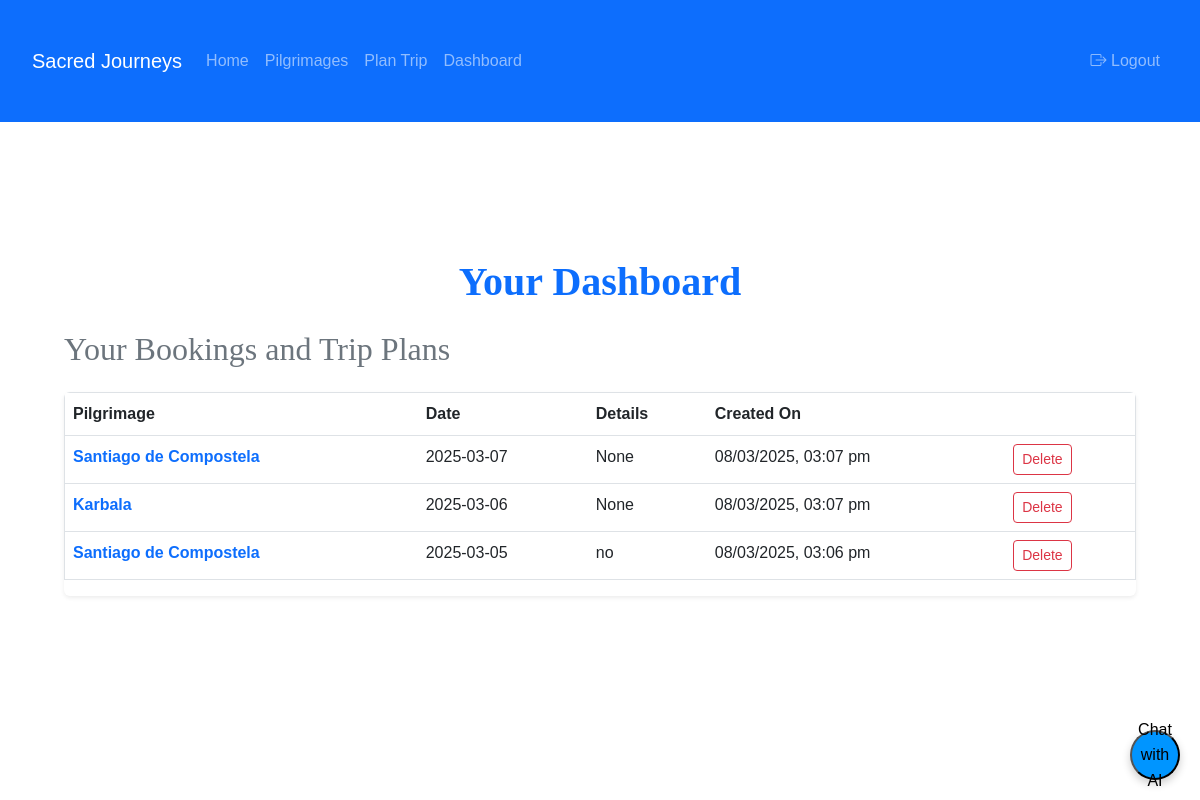
The app's page /dashboard (signed in) with its own data.
### models.py (models this page shows)
class Booking(db.Model):
    id = db.Column(db.Integer, primary_key=True)
    user_id = db.Column(db.Integer, db.ForeignKey('user.id'), nullable=False)
    pilgrimage_id = db.Column(db.Integer, db.ForeignKey('pilgrimage.id'), nullable=False)
    travel_date = db.Column(db.Date, nullable=False)
    special_requirements = db.Column(db.Text)
    created_at = db.Column(db.DateTime, default=datetime.utcnow)
    pilgrimage = db.relationship('Pilgrimage', back_populates='bookings')

class Pilgrimage(db.Model):
    id = db.Column(db.Integer, primary_key=True)
    name = db.Column(db.String(100), nullable=False)
    location = db.Column(db.String(100), nullable=False)
    description = db.Column(db.Text, nullable=False)
    duration = db.Column(db.String(50))
    best_time = db.Column(db.String(100))
    image_url = db.Column(db.String(200))
    bookings = db.relationship('Booking', back_populates='pilgrimage')
    trip_plans = db.relationship('TripPlan', back_populates='pilgrimage')

class TripPlan(db.Model):
    id = db.Column(db.Integer, primary_key=True)
    user_id = db.Column(db.Integer, db.ForeignKey('user.id'), nullable=False)
    pilgrimage_id = db.Column(db.Integer, db.ForeignKey('pilgrimage.id'), nullable=False)
    start_date = db.Column(db.Date, nullable=False)
    end_date = db.Column(db.Date, nullable=False)
    num_travelers = db.Column(db.Integer, nullable=False)
    accommodation_type = db.Column(db.String(20), nullable=False)
    transportation = db.Column(db.String(20), nullable=False)
    additional_notes = db.Column(db.Text)
    created_at = db.Column(db.DateTime, default=datetime.utcnow)
    pilgrimage = db.relationship('Pilgrimage', back_populates='trip_plans')

### routes.py (the view)
@main.route('/dashboard')
@login_required
def dashboard():
    user_bookings = current_user.bookings.order_by(Booking.travel_date.desc()).all()
    user_trip_plans = TripPlan.query.filter_by(user_id=current_user.id).order_by(TripPlan.start_date.desc()).all()
    return render_template('dashboard.html', bookings=user_bookings, trip_plans=user_trip_plans)

### app.py (called while the page is built)
def create_app(config_class=Config):
    app = Flask(__name__)
    app.config.from_object(config_class)
    db.init_app(app)
    migrate.init_app(app, db)
    login_manager.init_app(app)
    login_manager.login_view = 'auth.login'
    @app.route('/static/<path:filename>')
    def static_files(filename):
        return send_from_directory('static', filename)
    with app.app_context():
        db.create_all()
        @login_manager.user_loader
        def load_user(user_id):
            return User.query.get(int(user_id))
        app.register_blueprint(main)
        app.register_blueprint(auth)
    return app

### templates/dashboard.html (shortened to what this page needs)
{% extends "base.html" %}
{% block content %}
<div class="container my-5">
    <h1 class="display-4 mb-4 text-center text-primary">Your Dashboard</h1>
    <h2 class="mb-4 text-secondary">Your Bookings and Trip Plans</h2>
    {% if bookings or trip_plans %}
    <div class="table-responsive shadow-sm rounded">
        <table class="table table-hover border">
            <thead >
                <tr>
                    <th scope="col">Pilgrimage</th>
                    <th scope="col">Date</th>
                    <th scope="col">Details</th>
                    <th scope="col">Created On</th>
                    <th scope="col"></th>
                </tr>
            </thead>
            <tbody>
                {% for booking in bookings %}
                <tr class="animate__animated animate__fadeIn">
                    <td><a href="{{ url_for('main.pilgrimage', id=booking.pilgrimage.id) }}" class="text-decoration-none text-primary fw-bold">{{ booking.pilgrimage.name }}</a></td>
                    <td>{{ booking.travel_date.strftime('%Y-%m-%d') }}</td>
                    <td>{{ booking.special_requirements or 'None' }}</td>
                    <td class="booking-time">{{ booking.created_at.strftime('%Y-%m-%d %H:%M') }}</td>
                    <td>
                        <button
                            class="btn btn-sm btn-outline-danger action-btn delete-btn"
                            data-id="{{ booking.id }}"
                            data-type="booking">
                            Delete
                        </button>
                    </td>
                </tr>
                {% endfor %}
                {% for trip_plan in trip_plans %}
                <tr class="animate__animated animate__fadeIn">
                    <td><a href="{{ url_for('main.pilgrimage', id=trip_plan.pilgrimage.id) }}" class="text-decoration-none text-primary fw-bold">{{ trip_plan.pilgrimage.name }}</a></td>
                    <td>{{ trip_plan.start_date.strftime('%Y-%m-%d') }}</td>
                    <td>{{ trip_plan.additional_notes or 'None' }}</td>
                    <td class="booking-time">{{ trip_plan.created_at.strftime('%Y-%m-%d %H:%M') }}</td>
                    <td>
                        <button
                            class="btn btn-sm btn-outline-danger action-btn delete-btn"
                            data-id="{{ trip_plan.id }}"
                            data-type="trip_plan">
                            Delete
                        </button>
                    </td>
                </tr>
                {% endfor %}
            </tbody>
        </table>
    </div>
    {% else %}
    <div class="alert alert-info d-flex align-items-center justify-content-center" role="alert">
        <span>You haven't made any bookings or trip plans yet. <a href="{{ url_for('main.pilgrimages') }}" class="alert-link fw-bold">Explore pilgrimages</a> to get started!</span>
    </div>
    {% endif %}
</div>
{% endblock %}

### static/css/style.css (style rules this page uses)
* { margin: 0; padding: 0; box-sizing: border-box; }
body { font-family: "Lora", serif; background-color: #f9f9f9; color: #333; overflow-x: hidden; }
html { scroll-behavior: smooth; }
body { font-family: "Poppins", sans-serif; background-color: #f9f9f9; color: #333; overflow-x: hidden; }
.container { max-width: 1200px; margin: 0 auto; padding: 2rem; }
h1 { font-size: 2.5rem; font-weight: bold; text-align: center; margin-bottom: 1rem; }
body { font-family: "Poppins", sans-serif; background: linear-gradient( 135deg, #f5f7fa, #c3cfe2 ); color: #333; line-height: 1.6; overflow-x: hidden; }
h1, h2, h3, h4, h5, h6 { font-family: "Playfair Display", serif; color: #1a233e; }
h1.display-4 { font-size: 2.5rem; font-weight: bold; margin-bottom: 1rem; }
body { font-family: "Poppins", sans-serif; background: url("/static/images/background.jpg") no-repeat center center fixed; background-size: cover; color: #333; line-height: 1.6; overflow-x: hidden; }
h1 { font-size: 2.5rem; font-weight: bold; color: #1a233e; text-align: center; margin-bottom: 1rem; }

### records on screen
Booking: pilgrimage.name "Santiago de Compostela", travel_date "2025-03-07", special_requirements "None"
TripPlan: pilgrimage.name "Karbala", start_date "2025-03-06", additional_notes "None"
TripPlan: pilgrimage.name "Santiago de Compostela", start_date "2025-03-05", additional_notes "no"
